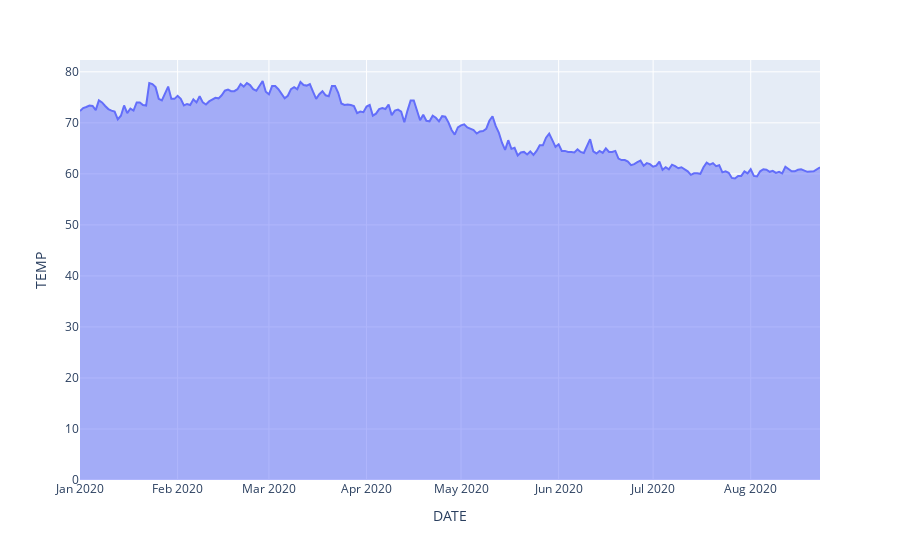

This figure's notebook cell:
### Markdown cell above
For this example, we are again using NOAA data. We will visualize the temperature per unit of time. To do this, we will use the **area** method from the **px** package. We will use the basic parameters. If you need more information, you can visit the page: https://plotly.com/python/filled-area-plots/

### Code cell
fig4 = px.area(df2, x="DATE", y='TEMP')
fig4.show()

### Figure 1 — Plotly figure (JSON) as saved in the notebook; plotly's stock layout.template omitted (floating-point values rounded to 4 significant figures; data arrays with more than 128 entries replaced by an {"elided": "..."} marker saying what was removed)
{"data": [{"fillpattern": {"shape": ""}, "hovertemplate": "DATE=%{x}<br>TEMP=%{y}<extra></extra>", "legendgroup": "", "line": {"color": "#636efa"}, "marker": {"symbol": "circle"}, "mode": "lines", "name": "", "orientation": "v", "showlegend": false, "stackgroup": "1", "type": "scatter", "x": {"elided": "234 str values"}, "xaxis": "x", "y": {"elided": "234 float values"}, "yaxis": "y"}], "layout": {"legend": {"tracegroupgap": 0}, "margin": {"t": 60}, "xaxis": {"anchor": "y", "domain": [0, 1], "title": {"text": "DATE"}}, "yaxis": {"anchor": "x", "domain": [0, 1], "title": {"text": "TEMP"}}}}
